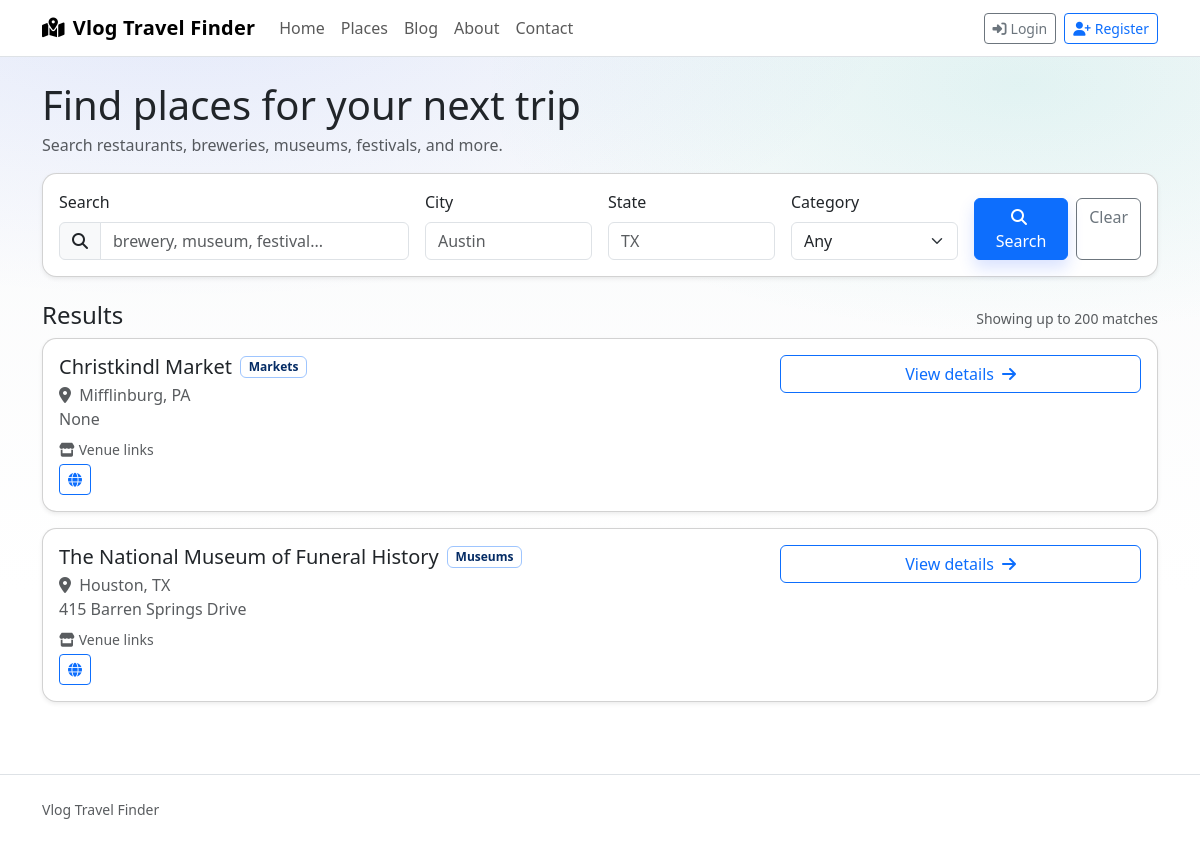
Screenshot of /places with the database file from the repository.
### vlog_site/models.py (models this page shows)
class Base(DeclarativeBase):
    pass

class SiteSetting(Base):
    __tablename__ = "site_setting"
    key: Mapped[str] = mapped_column(String, primary_key=True)
    value: Mapped[str | None] = mapped_column(String, nullable=True)

class Place(Base):
    __tablename__ = "place"
    id: Mapped[int] = mapped_column(primary_key=True)
    name: Mapped[str] = mapped_column(String, nullable=False)
    category_id: Mapped[int | None] = mapped_column(ForeignKey("category.id"), nullable=True)
    address: Mapped[str | None] = mapped_column(String, nullable=True)
    city: Mapped[str | None] = mapped_column(String, nullable=True)
    state: Mapped[str | None] = mapped_column(String, nullable=True)
    zipcode: Mapped[str | None] = mapped_column(String, nullable=True)
    latitude: Mapped[float | None] = mapped_column(nullable=True)
    longitude: Mapped[float | None] = mapped_column(nullable=True)
    venue_website_url: Mapped[str | None] = mapped_column(String, nullable=True)
    venue_youtube_url: Mapped[str | None] = mapped_column(String, nullable=True)
    venue_tiktok_url: Mapped[str | None] = mapped_column(String, nullable=True)
    venue_instagram_url: Mapped[str | None] = mapped_column(String, nullable=True)
    venue_facebook_url: Mapped[str | None] = mapped_column(String, nullable=True)
    vlog_youtube_url: Mapped[str | None] = mapped_column(String, nullable=True)
    vlog_tiktok_url: Mapped[str | None] = mapped_column(String, nullable=True)
    vlog_instagram_url: Mapped[str | None] = mapped_column(String, nullable=True)
    notes: Mapped[str | None] = mapped_column(Text, nullable=True)
    created_at: Mapped[str] = mapped_column(
        String,
        nullable=False,
        default=lambda: datetime.now(timezone.utc).isoformat(timespec="seconds"),
    )
    updated_at: Mapped[str] = mapped_column(
        String,
        nullable=False,
        default=lambda: datetime.now(timezone.utc).isoformat(timespec="seconds"),
    )
    category: Mapped[Category | None] = relationship("Category")
    @property
    def category_name(self) -> str | None:
        return self.category.name if self.category is not None else None

class Category(Base):
    __tablename__ = "category"
    id: Mapped[int] = mapped_column(primary_key=True)
    name: Mapped[str] = mapped_column(String, unique=True, nullable=False)

### vlog_site/blueprints/public.py (the view, shortened to what this page needs)
@public_bp.route("/places")
@require_feature("places")
def places() -> str:
    db = get_session(current_app)
    q = clean_str(request.args.get("q"))
    city = clean_str(request.args.get("city"))
    state = clean_str(request.args.get("state"))
    category_id_raw = clean_str(request.args.get("category_id"))
    try:
        category_id = int(category_id_raw) if category_id_raw else None
    except ValueError:
        category_id = None
    stmt = select(Place).order_by(text("COALESCE(state, ''), COALESCE(city, ''), name")).limit(200)
    if city:
        stmt = stmt.where(Place.city == city)
    if state:
        stmt = stmt.where(Place.state == state)
    if category_id:
        stmt = stmt.where(Place.category_id == category_id)
    places = db.execute(stmt).scalars().all()
    categories = db.execute(select(Category).order_by(Category.name.asc())).scalars().all()
    return render_template(
        "public/index.html",
        places=places,
        categories=categories,
        q=q or "",
        city=city or "",
        state=state or "",
        category_id=category_id or "",
    )

### vlog_site/access_control.py (called while the page is built, shortened)
def anonymous_allowed(feature: str) -> bool:
    db = get_session(current_app)
    rule = db.get(AccessRule, feature)
    if rule is None:
        return True
    return bool(rule.anonymous_access)

def require_feature(feature: str):
    def decorator(view):
        @functools.wraps(view)
        def wrapped(*args, **kwargs):
            if anonymous_allowed(feature):
                return view(*args, **kwargs)
        return wrapped
    return decorator

### vlog_site/context.py (called while the page is built)
def inject_globals():
    db = get_session(current_app)
    user_id = session.get("user_id")
    is_anonymous_preview = bool(session.get("anonymous_preview"))
    user = None
    if user_id is not None:
        user = db.execute(select(User).where(User.id == user_id)).scalars().first()
    return {
        "current_user": None if is_anonymous_preview else user,
        "is_authenticated": (user is not None and not is_anonymous_preview),
        "is_admin": (user is not None and user.role == "admin"),
        "is_anonymous_preview": is_anonymous_preview,
        "site_name": get_setting(db, "site_name") or "Vlog Travel Finder",
        "contact_email": get_setting(db, "contact_email"),
        "contact_phone": get_setting(db, "contact_phone"),
    }

### vlog_site/db.py (called while the page is built)
def _is_sqlite(database_url: str) -> bool:
    return database_url.startswith("sqlite:")

def _configure_sqlite(engine: Engine) -> None:
    @event.listens_for(engine, "connect")
    def _set_sqlite_pragma(dbapi_connection, _connection_record):
        try:
            cursor = dbapi_connection.cursor()
            cursor.execute("PRAGMA foreign_keys=ON")
            cursor.close()
        except Exception:
            pass

def get_engine(app: Flask) -> Engine:
    if "engine" not in g:
        database_url = app.config["DATABASE_URL"]
        engine = create_engine(database_url, future=True)
        if _is_sqlite(database_url):
            _configure_sqlite(engine)
        g.engine = engine
    return g.engine

def get_session(app: Flask) -> Session:
    if "session" not in g:
        engine = get_engine(app)
        SessionLocal = sessionmaker(bind=engine, autoflush=False, autocommit=False, future=True)
        g.session = SessionLocal()
    return g.session

### vlog_site/utils.py (called while the page is built)
def clean_str(value: str | None) -> str | None:
    if value is None:
        return None
    value = value.strip()
    return value if value else None

### templates/public/index.html (shortened to what this page needs)
{% extends "base.html" %}
{% block content %}
  <div class="d-flex flex-column flex-lg-row align-items-lg-end justify-content-between gap-3 mb-3" data-aos="fade-up">
    <div>
      <h1 class="mb-1">Find places for your next trip</h1>
      <div class="text-muted">Search restaurants, breweries, museums, festivals, and more.</div>
    </div>
  </div>
  <div class="card shadow-sm mb-4" data-aos="fade-up" data-aos-delay="50">
    <div class="card-body">
      <form method="get" action="{{ url_for('public.places') }}" class="row g-3">
        <div class="col-12 col-lg-4">
          <label for="q" class="form-label">Search</label>
          <div class="input-group">
            <span class="input-group-text"><i class="fa-solid fa-magnifying-glass"></i></span>
            <input class="form-control" id="q" name="q" value="{{ q }}" placeholder="brewery, museum, festival..." />
          </div>
        </div>
        <div class="col-12 col-md-6 col-lg-2">
          <label for="city" class="form-label">City</label>
          <input class="form-control" id="city" name="city" value="{{ city }}" placeholder="Austin" />
        </div>
        <div class="col-12 col-md-6 col-lg-2">
          <label for="state" class="form-label">State</label>
          <input class="form-control" id="state" name="state" value="{{ state }}" placeholder="TX" />
        </div>
        <div class="col-12 col-lg-2">
          <label for="category_id" class="form-label">Category</label>
          <select class="form-select" id="category_id" name="category_id">
            <option value="">Any</option>
          </select>
        </div>
        <div class="col-12 col-lg-2 d-grid d-lg-flex gap-2 align-self-end">
          <button type="submit" class="btn btn-primary">
            <i class="fa-solid fa-magnifying-glass me-1"></i>Search
          </button>
          <a class="btn btn-outline-secondary" href="{{ url_for('public.places') }}">Clear</a>
        </div>
      </form>
    </div>
  </div>
  <div class="d-flex align-items-baseline justify-content-between mb-2">
    <h2 class="h4 mb-0">Results</h2>
    <div class="text-muted small">Showing up to 200 matches</div>
  </div>
  {% if places %}
    <div class="row g-3">
      {% for p in places %}
        <div class="col-12">
          <div class="card shadow-sm">
            <div class="card-body">
              <div class="d-flex flex-column flex-md-row align-items-md-start justify-content-between gap-3">
                <div>
                  <div class="d-flex align-items-center gap-2 flex-wrap">
                    <a class="h5 mb-0 text-decoration-none" href="{{ url_for('public.place_detail', place_id=p.id) }}">{{ p.name }}</a>
                    {% if p.category_name %}
                      <span class="badge text-bg-primary-subtle border border-primary-subtle text-primary-emphasis">{{ p.category_name }}</span>
                    {% endif %}
                  </div>
                  <div class="text-muted mt-1">
                    <i class="fa-solid fa-location-dot me-1"></i>
                    {% if p.city %}{{ p.city }}{% endif %}{% if p.city and p.state %}, {% endif %}{% if p.state %}{{ p.state }}{% endif %}
                  </div>
                  {% if p.address %}
                    <div class="text-muted">{{ p.address }}</div>
                  {% endif %}
                  {% if (p.venue_website_url and p.venue_website_url|lower != 'none') or (p.venue_youtube_url and p.venue_youtube_url|lower != 'none') or (p.venue_tiktok_url and p.venue_tiktok_url|lower != 'none') or (p.venue_instagram_url and p.venue_instagram_url|lower != 'none') or (p.venue_facebook_url and p.venue_facebook_url|lower != 'none') %}
                    <div class="mt-2">
                      <div class="text-muted small mb-1"><i class="fa-solid fa-store me-1"></i>Venue links</div>
                      <div class="d-flex gap-2 flex-wrap">
                        {% if p.venue_website_url and p.venue_website_url|lower != 'none' %}
                          <a class="btn btn-outline-primary btn-sm" href="{{ p.venue_website_url }}" target="_blank" rel="noreferrer" aria-label="Venue website" title="Venue website">
                            <i class="fa-solid fa-globe"></i>
                          </a>
                        {% endif %}
                      </div>
                    </div>
                  {% endif %}
                </div>
                <div class="col-12 col-lg-4">
                  <div class="d-grid">
                    <a class="btn btn-outline-primary" href="{{ url_for('public.place_detail', place_id=p.id) }}">
                      View details
                      <i class="fa-solid fa-arrow-right ms-1"></i>
                    </a>
                  </div>
                </div>
              </div>
            </div>
          </div>
        </div>
      {% endfor %}
    </div>
  {% else %}
    <div class="card shadow-sm">
      <div class="card-body">
        <p class="mb-0">No results yet. If you are the admin, add some places first.</p>
      </div>
    </div>
  {% endif %}
{% endblock %}

### templates/base.html (shortened to what this page needs)
<!doctype html>
<html lang="en">
  <head>
    <link
      href="https://cdn.jsdelivr.net/npm/bootstrap@5.3.3/dist/css/bootstrap.min.css"
      rel="stylesheet"
    />
    <link
      rel="stylesheet"
      href="https://cdnjs.cloudflare.com/ajax/libs/font-awesome/6.5.2/css/all.min.css"
    />
    <link rel="stylesheet" href="https://unpkg.com/aos@2.3.4/dist/aos.css" />
    <link rel="stylesheet" href="{{ url_for('static', filename='style.css') }}" />
  </head>
  <body>
    <header class="border-bottom bg-body">
      <nav class="navbar navbar-expand-lg">
        <div class="container">
          <a class="navbar-brand fw-bold" href="{{ url_for('public.home') }}">
            <i class="fa-solid fa-map-location-dot me-2"></i>{{ site_name }}
          </a>
          <div class="collapse navbar-collapse" id="navbarMain">
            <ul class="navbar-nav me-auto mb-2 mb-lg-0">
              <li class="nav-item">
                <a class="nav-link" href="{{ url_for('public.home') }}">Home</a>
              </li>
              <li class="nav-item">
                <a class="nav-link" href="{{ url_for('public.places') }}">Places</a>
              </li>
              <li class="nav-item">
                <a class="nav-link" href="{{ url_for('public.blog_index') }}">Blog</a>
              </li>
              <li class="nav-item">
                <a class="nav-link" href="{{ url_for('public.about') }}">About</a>
              </li>
              <li class="nav-item">
                <a class="nav-link" href="{{ url_for('public.contact') }}">Contact</a>
              </li>
            </ul>
            <div class="d-flex gap-2 align-items-center">
              {% if is_authenticated %}
                <form method="post" action="{{ url_for('auth.logout') }}" class="mb-0">
                  <button type="submit" class="btn btn-outline-secondary btn-sm">
                    <i class="fa-solid fa-right-from-bracket me-1"></i>Logout
                  </button>
                </form>
              {% else %}
                <a class="btn btn-outline-secondary btn-sm" href="{{ url_for('auth.login') }}">
                  <i class="fa-solid fa-right-to-bracket me-1"></i>Login
                </a>
                <a class="btn btn-outline-primary btn-sm" href="{{ url_for('auth.register') }}">
                  <i class="fa-solid fa-user-plus me-1"></i>Register
                </a>
              {% endif %}
            </div>
          </div>
        </div>
      </nav>
    </header>
    <main class="container py-4">
      {% block content %}{% endblock %}
    </main>
    <footer class="border-top py-4 mt-5 bg-body">
      <div class="container text-muted">
        <div class="d-flex flex-column flex-md-row align-items-md-center justify-content-between gap-2">
          <small>{{ site_name }}</small>
        </div>
      </div>
    </footer>
  </body>
</html>

### static/style.css (style rules this page uses)
:root { --brand-1: #2f5dff; --brand-2: #12b3a8; }
body { background: radial-gradient(1200px 500px at 15% 0%, rgba(47, 93, 255, 0.10), transparent 60%), radial-gradient(900px 420px at 85% 10%, rgba(18, 179, 168, 0.10), transparent 60%), linear-gradient(180deg, #f8f9fa 0%, #ffffff 70%); }
.navbar-brand { letter-spacing: 0.2px; }
.card { border-radius: 0.9rem; }
.btn-primary { box-shadow: 0 0.5rem 1rem rgba(47, 93, 255, 0.18); }
.card.shadow-sm { transition: transform 120ms ease, box-shadow 120ms ease; }

### rows the page displays
SiteSetting: value "Vlog Travel Finder"
Place: name "Christkindl Market", category_name "Markets", city "Mifflinburg", state "PA", address "None"
Place: name "The National Museum of Funeral History", category_name "Museums", city "Houston", state "TX", address "415 Barren Springs Drive"
